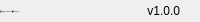
              <widget class="QFrame" name="bottomBar">
               <property name="minimumSize">
                <size>
                 <width>0</width>
                 <height>22</height>
                </size>
               </property>
               <property name="maximumSize">
                <size>
                 <width>16777215</width>
                 <height>22</height>
                </size>
               </property>
               <property name="frameShape">
                <enum>QFrame::NoFrame</enum>
               </property>
               <property name="frameShadow">
                <enum>QFrame::Raised</enum>
               </property>
               <layout class="QHBoxLayout" name="horizontalLayout_5">
                <property name="spacing">
                 <number>0</number>
                </property>
                <property name="leftMargin">
                 <number>0</number>
                </property>
                <property name="topMargin">
                 <number>0</number>
                </property>
                <property name="rightMargin">
                 <number>0</number>
                </property>
                <property name="bottomMargin">
                 <number>0</number>
                </property>
                <item>
                 <widget class="QLabel" name="creditsLabel">
                  <property name="maximumSize">
                   <size>
                    <width>16777215</width>
                    <height>16</height>
                   </size>
                  </property>
                  <property name="font">
                   <font>
                    <family>Segoe UI</family>
                    <pointsize>-1</pointsize>
                    <italic>false</italic>
                    <bold>false</bold>
                   </font>
                  </property>
                  <property name="text">
                   <string>联系方式 QQ: 2428807144 微信: Cangle_22</string>
                  </property>
                  <property name="alignment">
                   <set>Qt::AlignLeading|Qt::AlignLeft|Qt::AlignVCenter</set>
                  </property>
                 </widget>
                </item>
                <item>
                 <widget class="QLabel" name="version">
                  <property name="text">
                   <string>v1.0.0</string>
                  </property>
                  <property name="alignment">
                   <set>Qt::AlignRight|Qt::AlignTrailing|Qt::AlignVCenter</set>
                  </property>
                 </widget>
                </item>
                <item>
                 <widget class="QFrame" name="frame_size_grip">
                  <property name="minimumSize">
                   <size>
                    <width>20</width>
                    <height>0</height>
                   </size>
                  </property>
                  <property name="maximumSize">
                   <size>
                    <width>20</width>
                    <height>16777215</height>
                   </size>
                  </property>
                  <property name="frameShape">
                   <enum>QFrame::NoFrame</enum>
                  </property>
                  <property name="frameShadow">
                   <enum>QFrame::Raised</enum>
                  </property>
                 </widget>
                </item>
               </layout>
              </widget>
